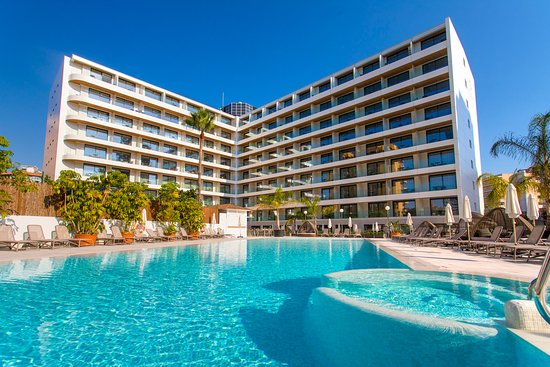
#> input picture pythonProject/23.jpg, 550 x 367 px
$ python -i finalproject.py   (imports and definitions only)   (older library calls are emulated)
#> lines starting #> are read from the running program, lines starting #| are printed output that depends on the picture
# HEADER FILES
import cv2
from tkinter import *
import tkinter
import MySQLdb
from tkinter import ttk
from PIL import Image, ImageTk
from tkinter import messagebox

from PIL.ImageTk import PhotoImage

# [1 line that did not run here, left out]
# [1 line that did not run here, left out]


# for not closing window with upper close button
def disable_event():
    pass


# FOR RUN GUEST DETAIL BUTTON
# guest details button inside window code
#all login code inside this
class Close:
    pass

# [202 lines left out: functions select, record, not called in this run]


# for gallery window
def gallery():
    b: Tk = Toplevel()
    b.geometry("850x750")
    b.configure(bg="#181a1b")
    b.resizable(0, 0)
    b.protocol("WM_DELETE_WINDOW", disable_event)
    # FOR IMAGES IMPORT
    # for image1
    canvas = Canvas(b, width=240, height=200)
    canvas.configure(bg="#181a1b")
    canvas.place(relx=0.03, rely=.25)
    # Load an image in the script
    img = (Image.open("23.jpg"))
#> img is the input picture: PIL image 550x367 RGB; mean R, G, B 81, 136.2, 153.4
    # Resize the Image using resize method
    resized_image = img.resize((222, 183), Image.ANTIALIAS)
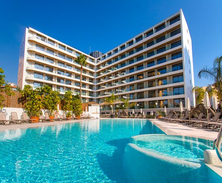
#> resized_image: PIL image 222x183 RGB; mean R, G, B 81, 136.2, 153.5
    new_image = ImageTk.PhotoImage(resized_image)
    # Add image to the Canvas Items
    canvas.create_image(10, 10, anchor=NW, image=new_image)

    # for image 2
    canvas = Canvas(b, width=240, height=200)
    canvas.configure(bg="#181a1b")
    canvas.place(relx=0.35, rely=.25)
    # Load an image in the script
    img = (Image.open("24.jpg"))
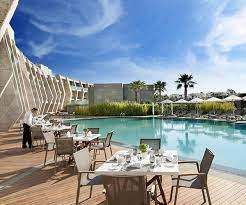
#> input picture pythonProject/24.jpg, 246 x 205 px
#> img is the input picture: PIL image 246x205 RGB; mean R, G, B 139.7, 151, 160.9
    # Resize the Image using resize method
    resized_image = img.resize((222, 183), Image.ANTIALIAS)
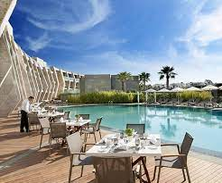
#> resized_image: PIL image 222x183 RGB; mean R, G, B 139.7, 151, 160.9
    new1_image = ImageTk.PhotoImage(resized_image)
    # Add image to the Canvas Items
    canvas.create_image(10, 10, anchor=NW, image=new1_image)
    # FOR IMAGE 3
    canvas = Canvas(b, width=240, height=200)
    canvas.configure(bg="#181a1b")
    canvas.place(relx=0.68, rely=.25)
    # Load an image in the script
#> (the run stopped early here; a loop or call above may not have finished)
